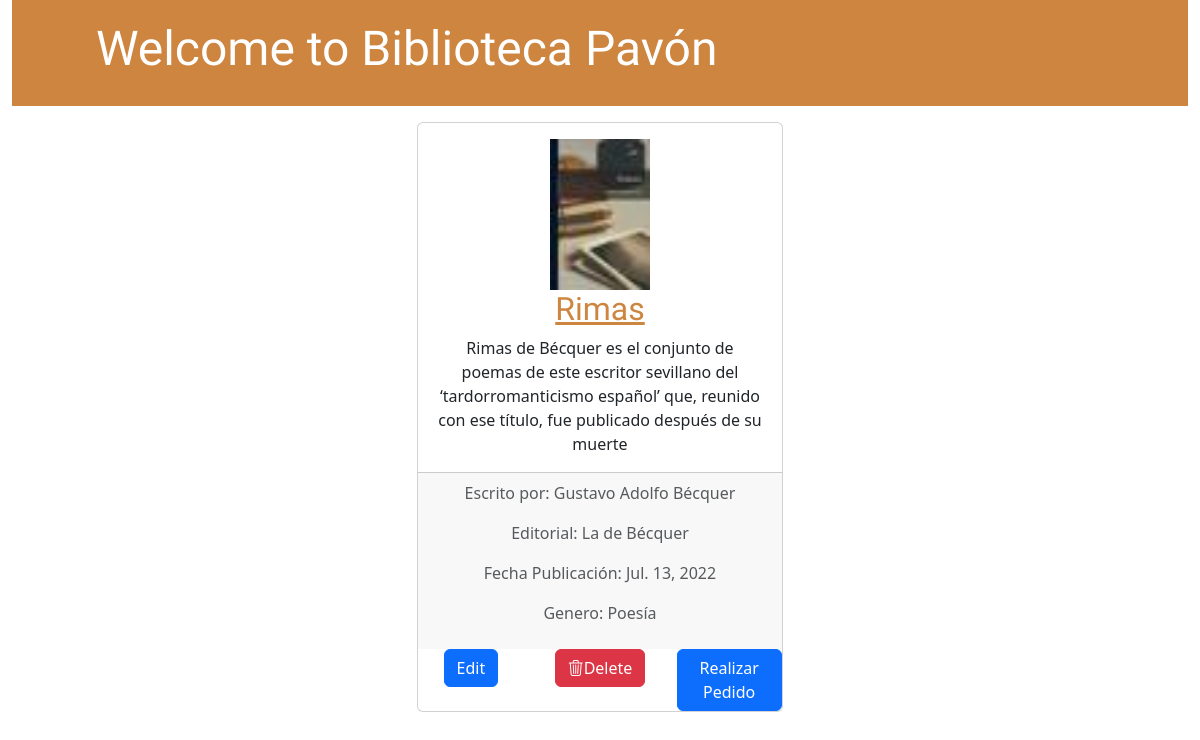
Before: /detail/1 with the older database file.
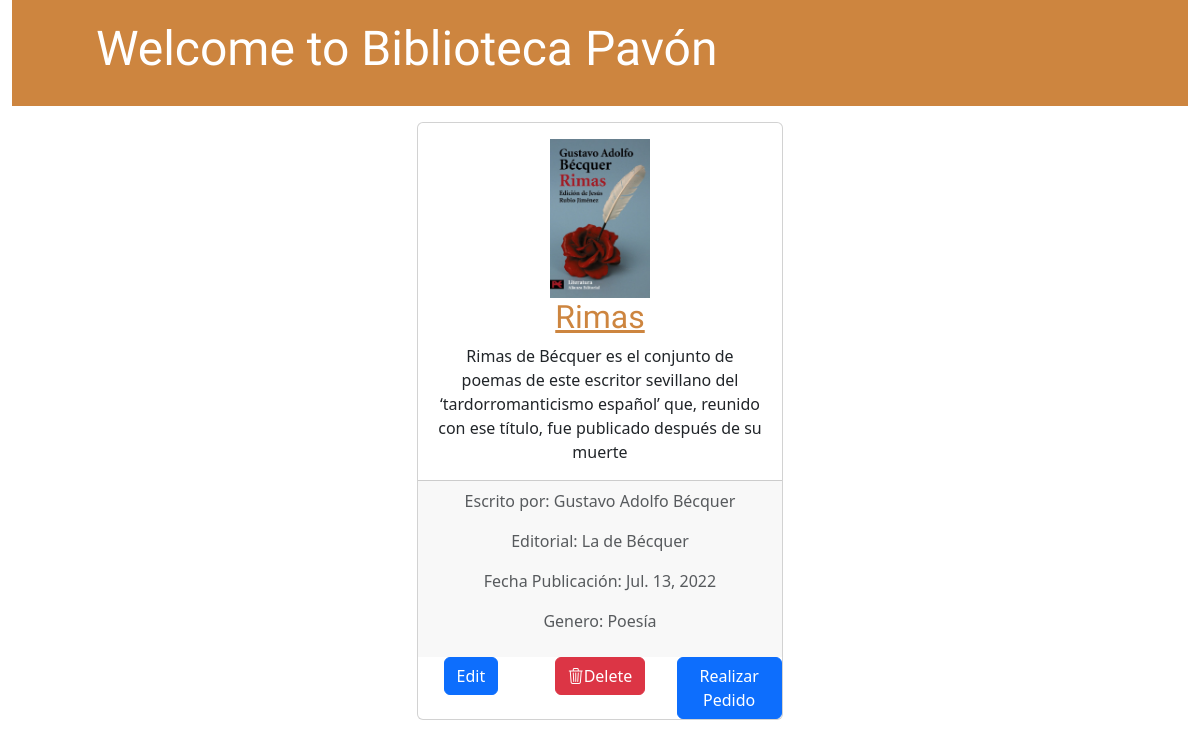
After: the same page with the newer database file.
### biblioteca_App/models.py (models this page shows, shortened)
class Libro(models.Model):
    Disponibilidad = [('disponible', 'Disponible'),('prestado', 'Prestado'),('en_proceso', 'En proceso de préstamo'),]
    titulo = models.CharField(max_length=200)
    autores = models.CharField(max_length=200)
    editorial = models.CharField(max_length=200)
    fecha_publicacion = models.DateField()
    genero = models.CharField(max_length=50)
    isbn = models.CharField(max_length=15)
    resumen = models.TextField()
    disponibilidad = models.CharField(max_length=22, choices=Disponibilidad, default='disponible')
    portada = models.ImageField(upload_to='portadas/')

### biblioteca_App/views.py (the view)
# urls.py: path('detail/<int:pk>', DetailBook.as_view(), name='detail_book'),
class DetailBook(DetailView):
    model = Libro

### biblioteca_App/templates/biblioteca_App/libro_detail.html (shortened to what this page needs)
{% load static %}
<head>
    <link href="https://cdn.jsdelivr.net/npm/bootstrap@5.3.2/dist/css/bootstrap.min.css" rel="stylesheet">
    <link rel="stylesheet" href="https://cdn.jsdelivr.net/npm/bootstrap-icons@1.11.1/font/bootstrap-icons.css">
    <link rel="stylesheet" href="{% static 'css/style.css' %}">
</head>
<body class="text-center">
    <div class="container-fluid">
        <div class="page-header">
            <div class="row">
                    <div class="col-8"><h1><a href="/">Welcome to Biblioteca Pavón</a></h1></div>
            </div>
        </div>
    <div class="row p-3">
            <div class="col-4 offset-4">
                <div class="card text-center">
                    <div class="card-body">
                        <h2 class="card-title">
                            <div class="row">
                                <div class="col-12"><img width="100" src="{{ object.portada.url }}" alt=""></div>
                                <div class="col-12"><a href="">{{ object.titulo }} </a></div>
                            </div>
                        </h2>
                        <p class="card-text">{{ object.resumen|linebreaksbr }} </p>
                    </div>
                    <div class="card-footer text-body-secondary">
                        <p> Escrito por: {{ object.autores }}</p>
                        <p> Editorial: {{ object.editorial }}</p>
                        <p> Fecha Publicación: {{ object.fecha_publicacion }}</p>
                        <p> Genero: {{ object.genero }}</p>
                    </div>
                    <div class="row">
                        <div class="col"><a href="{% url 'edit_book' object.pk %}" class="btn btn-primary">Edit</a></div>
                        <div class="col"><a href="{% url 'delete_book' object.pk %}" class="btn btn-danger"><i class="bi bi-trash3"></i>Delete</a></div>
                        {% if object.disponibilidad == 'disponible' %}
                        <div class="col"><a href="{% url 'pedido_book' object.pk %}" class="btn btn-primary">Realizar Pedido</a></div>
                        {% endif %}
                    </div>
                </div>
            </div>
    </div>
</div>
</body>

Changed rows visible on the page:
changed Libro "Rimas": portada: a different picture
